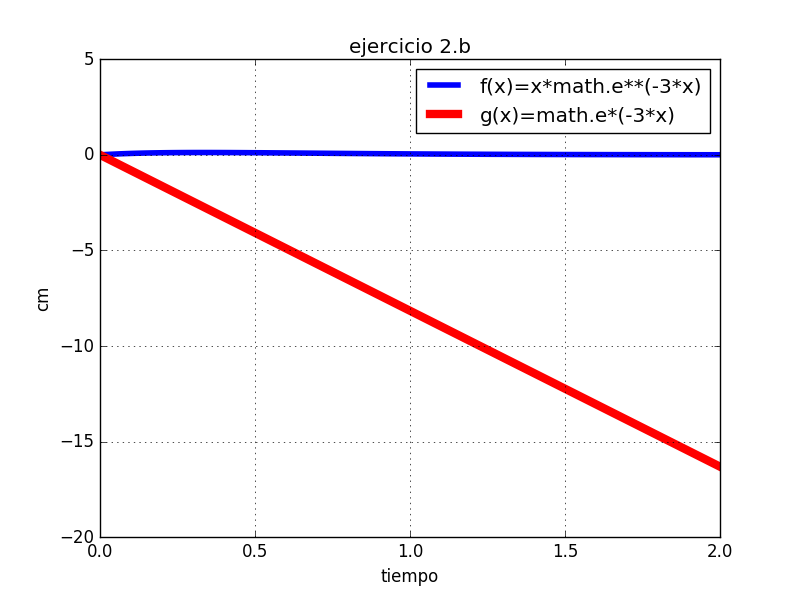

The script that drew this image:
#MARTHA ELENA NIEVES MORA
#LABORATORIO 3B
#EJERCICIO 2b


import matplotlib.pyplot as plt
import numpy as np
import math



x=np.linspace(0,2,120)

y=x*math.e**(-3*x)
z=math.e*(-3*x)
plt.plot(x,y, linewidth=4, color='b', label='f(x)=x*math.e**(-3*x)')
plt.plot(x,z, linewidth=6, color='r', label='g(x)=math.e*(-3*x)')
plt.legend()
plt.title('ejercicio 2.b')
plt.xlabel('tiempo')
plt.ylabel('cm')
plt.grid(True)
plt.show()
